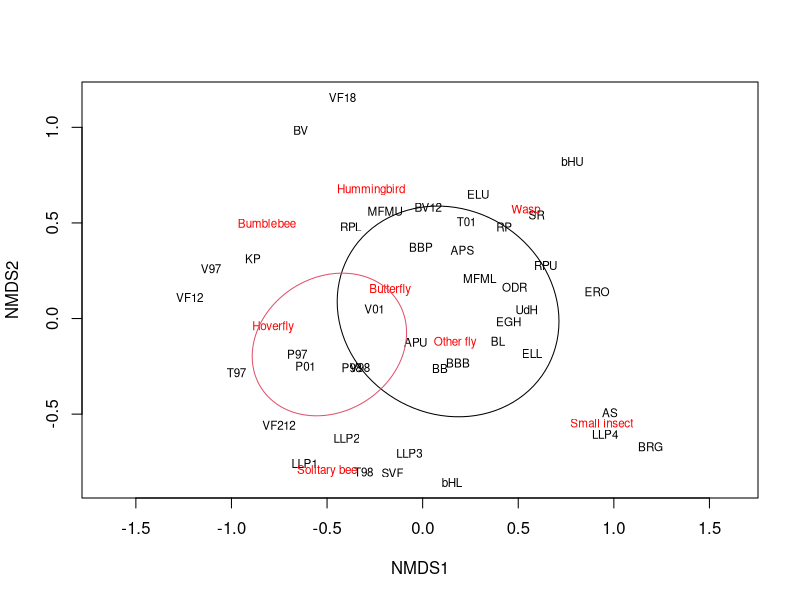
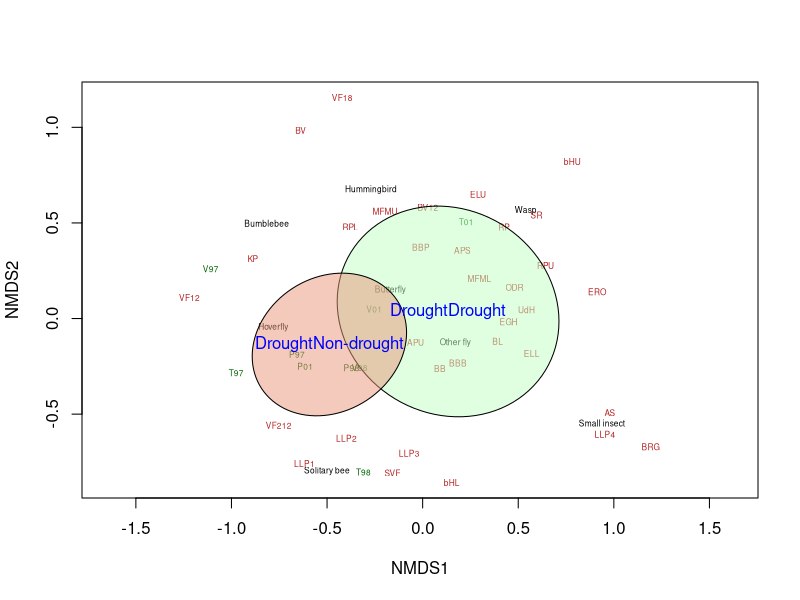

Reproduce these figures in R, in order.
## ---- chunk 1
rm(list = ls())
## ---- chunk 2
#load packages
library(vegan)
library(dplyr)
library(tidyverse)
library(reshape2)
library(GGally)
## ---- chunk 3
#inport data
ipo1997 <- read.csv("data_1997.csv") #1997
ipo1998 <- read.csv("data_1998.csv") #1998
ipo2001 <- read.csv("data_2001.csv") #2001
ipo2012 <- read.csv("data_2012.csv") #2012
ipo2018 <- read.csv("data_2018.csv") #2018
## ---- chunk 4
##1997
#treat year as factor
ipo1997$Year <- as.factor(ipo1997$Year)
#create dataframe with site, visitor, and total visits
df97 <- cbind.data.frame(mdtsite = ipo1997$Site, mdtvisitor = ipo1997$Visitor, total.vis = ipo1997$Total.Visits)
#organize data by site then visitor
tv97 <- dcast(df97, mdtsite ~ mdtvisitor, sum)
#delete site column
colnames(tv97)[1] <- "1" #rename
tv97 <- tv97[, -1] #delete
#rename columns
row.names(tv97) <- c("P97", "T97", "V97")
#add missing columns
tv97 <- cbind(tv97, "Other fly" = c(0, 0, 0), "Nectar robber" = c(0, 0, 0), "Small insect" = c(0, 0, 0), "Wasp" = c(0, 0, 0))
#order columns
tv97 <- tv97[ , c("Butterfly", "Bumblebee", "Hoverfly", "Hummingbird", "Nectar robber", "Other fly", "Small insect", "Solitary bee", "Wasp")]
#add year
tv97 <- cbind(tv97, "Year" = c(1997, 1997, 1997))
#add drought
tv97 <- cbind(tv97, "Drought" = c("Non-drought", "Non-drought", "Non-drought"))
## ---- chunk 5
##1998
#treat year as factor
ipo1998$Year <- as.factor(ipo1998$Year)
#create dataframe with site, visitor, and total visits
df98 <- cbind.data.frame(mdtsite = ipo1998$Site, mdtvisitor = ipo1998$Visitor, total.vis = ipo1998$Total.Visits)
#organize data by site then visitor
tv98 <- dcast(df98, mdtsite ~ mdtvisitor, sum)
#delete site column
colnames(tv98)[1] <- "1" #rename
tv98 <- tv98[, -1] #delete
#rename columns
row.names(tv98) <- c("P98", "T98", "V98")
#add missing columns
tv98 <- cbind(tv98, "Butterfly" = c(0, 0, 0), "Nectar robber" = c(0, 0, 0), "Small insect" = c(0, 0, 0), "Wasp" = c(0, 0, 0))
#order columns
tv98 <- tv98[ , c("Butterfly", "Bumblebee", "Hoverfly", "Hummingbird", "Nectar robber", "Other fly", "Small insect", "Solitary bee", "Wasp")]
#add year
tv98 <- cbind(tv98, "Year" = c(1998, 1998, 1998))
#add drought
tv98 <- cbind(tv98, "Drought" = c("Non-drought", "Non-drought", "Non-drought"))
## ---- chunk 6
##2001
#treat year as factor
ipo2001$Year <- as.factor(ipo2001$Year)
#create dataframe with site, visitor, and total visits
df01 <- cbind.data.frame(mdtsite = ipo2001$Site, mdtvisitor = ipo2001$Visitor, total.vis = ipo2001$Total.Visits)
#organize data by site then visitor
tv01 <- dcast(df01, mdtsite ~ mdtvisitor, sum)
#delete site column
colnames(tv01)[1] <- "1" #rename
tv01 <- tv01[, -1] #delete
#rename columns
row.names(tv01) <- c("P01", "T01", "V01")
#removes Gnat  andda
tv01 <- tv01[ ,-c(2, 3)] 
#add missing columns
tv01 <- cbind(tv01, "Nectar robber" = c(0, 0, 0), "Small insect" = c(0, 0, 0), "Butterfly" = c(0, 0, 0))
#order columns
tv01 <- tv01[ , c("Butterfly", "Bumblebee", "Hoverfly", "Hummingbird", "Nectar robber", "Other fly", "Small insect", "Solitary bee", "Wasp")]
#add year
tv01 <- cbind(tv01, "Year" = c(2001, 2001, 2001))
#add drought
tv01 <- cbind(tv01, "Drought" = c("Non-drought", "Non-drought", "Non-drought"))
## ---- chunk 7
##2012
#treat year as factor
ipo2012$Year <- as.factor(ipo2012$Year)
#treat NAs as 1
ipo2012[is.na(ipo2012)] <- 1
#create dataframe with site, visitor, and total visits
df12 <- cbind.data.frame(mdtsite = ipo2012$Site, mdtvisitor = ipo2012$Visitor, total.vis = ipo2012$Total.Visits)
#organize data by site then visitor
tv12 <- dcast(df12, mdtsite ~ mdtvisitor, sum)
#delete site column
colnames(tv12)[1] <- "1" #rename
tv12 <- tv12[, -1] #delete
#rename column
row.names(tv12) <- c("APS", "APU", "BBB", "BL", "BB", "BV12", "bHL", "bHU", "ELL", "ELU", "EGH", "KP", "LLP1", "LLP2", "LLP3", "LLP4", "MFML", "MFMU", "ODR", "RPL", "RPU", "SVF", "SR", "UdH", "VF12", "VF212")
#removes Gnat column
tv12 <- tv12[,-c(3)]
#add missing columns
tv12 <- cbind(tv12, "Nectar robber" = c(0, 0, 0, 0, 0, 0, 0, 0, 0, 0, 0, 0, 0, 0, 0, 0, 0, 0, 0, 0, 0, 0, 0, 0, 0, 0))
#order columns
tv12 <- tv12[ , c("Butterfly", "Bumblebee", "Hoverfly", "Hummingbird", "Nectar robber", "Other fly", "Small insect", "Solitary bee", "Wasp")]
#add year
tv12 <- cbind(tv12, "Year" = c(2012, 2012, 2012, 2012, 2012, 2012, 2012, 2012, 2012, 2012, 2012, 2012, 2012, 2012, 2012, 2012, 2012, 2012, 2012, 2012, 2012, 2012, 2012, 2012, 2012, 2012))
#add drought
tv12 <- cbind(tv12, "Drought" = c("Drought", "Drought", "Drought", "Drought", "Drought", "Drought", "Drought", "Drought", "Drought", "Drought", "Drought", "Drought", "Drought", "Drought", "Drought", "Drought", "Drought", "Drought", "Drought", "Drought", "Drought", "Drought", "Drought", "Drought", "Drought", "Drought"))
## ---- chunk 8
##2018
#treat year as factor
ipo2018$Year <- as.factor(ipo2018$Year)
#create dataframe with site, visitor, and total visits
df18 <- cbind.data.frame(mdtsite = ipo2018$Site, mdtvisitor = ipo2018$Visitor, total.vis = ipo2018$Total.Visits)
#organize data by site then visitor
tv18 <- dcast(df18, mdtsite ~ mdtvisitor, sum)
#delete site column
colnames(tv18)[1] <- "1" #rename
tv18 <- tv18[, -1] #delete
#rename columns
row.names(tv18) <- c("AS", "BRG", "BBP", "BV", "ERO", "RP", "VF18")
#add missing columns
tv18 <- cbind(tv18, "Nectar robber" = c(0, 0, 0, 0, 0, 0, 0), "Solitary bee" = c(0, 0, 0, 0, 0, 0, 0))
#order columns
tv18 <- tv18[ , c("Butterfly", "Bumblebee", "Hoverfly", "Hummingbird", "Nectar robber", "Other fly", "Small insect", "Solitary bee", "Wasp")]
#add year
tv18 <- cbind(tv18, "Year" = c(2018, 2018, 2018, 2018, 2018, 2018, 2018))
#add drought
tv18 <- cbind(tv18, "Drought" = c("Drought", "Drought", "Drought", "Drought", "Drought", "Drought", "Drought"))
## ---- chunk 9
#combine data
all.years <- rbind(tv97, tv98, tv01, tv12, tv18)
#remove drought column making new dataframe
all.tv <- all.years[, -c(10, 11)]
#create value with drought information
Drought <- c(all.years$Drought)
## ---- chunk 10
# run a NMDS ordination
nmds <- metaMDS(all.tv, distance = "horn")

nmds

plot(nmds, type = "t") 
  ordiellipse(nmds, Drought, col=1:4)

ordiplot(nmds,type="n")
orditorp(nmds,display="species",col="black",air=0.01, cex = .5)
orditorp(nmds,display="sites", col=c(rep("darkgreen", 9), rep("firebrick", 33)),cex=.5,air=0.01)
ordiellipse(nmds, Drought, draw = "polygon", col=c("darkseagreen1", "darksalmon")) 

## ---- chunk 11
data.envfit <- envfit(nmds,Drought)
plot(data.envfit)
data.envfit
